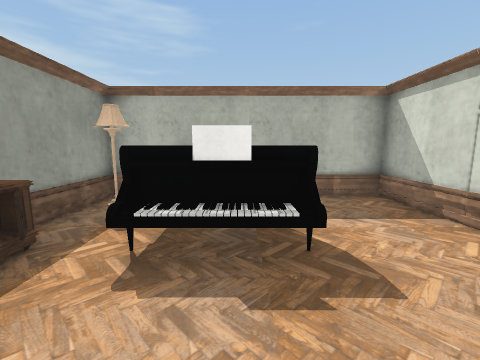
view 1 (above)

12 first-person views from a walk through a scene from a Unity 3-D project. The camera is 1.3 m above the floor, tilts 8° down and sees 90° across. Doors are open. The floor is counted in squares, 1 m on a side. Each view is taken from the middle of a square. On the plan, view 1 faces up. The plan holds only what a view shows up to about 12 squares ahead; the rest is blank. The player is left out. Some surface patterns are stand-ins.

view 2
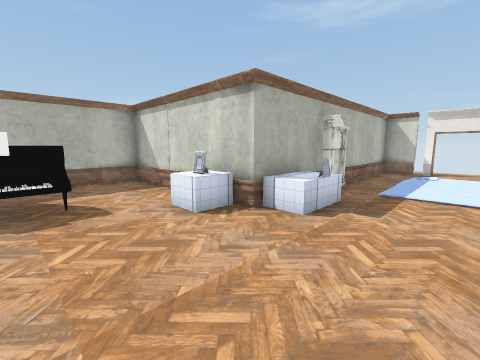

view 3
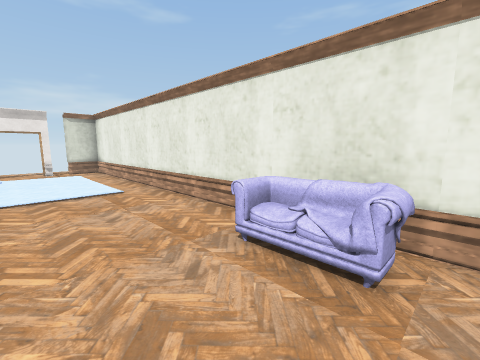

view 4
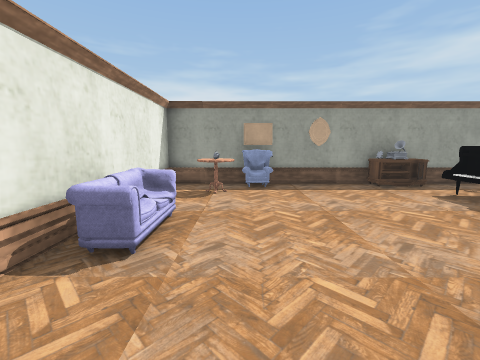

view 5
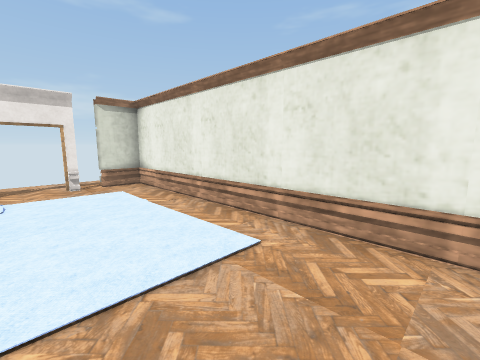

view 6
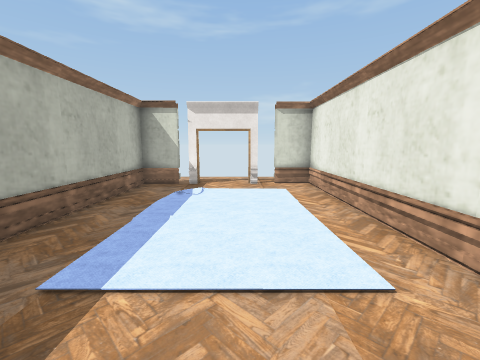

view 7
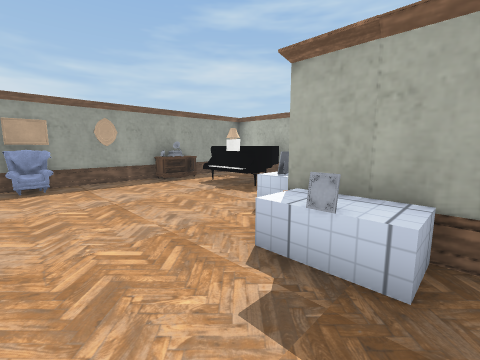

view 8
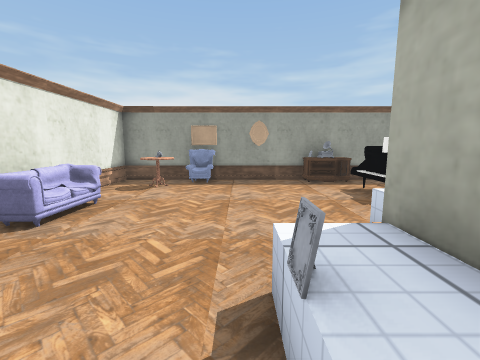

view 9
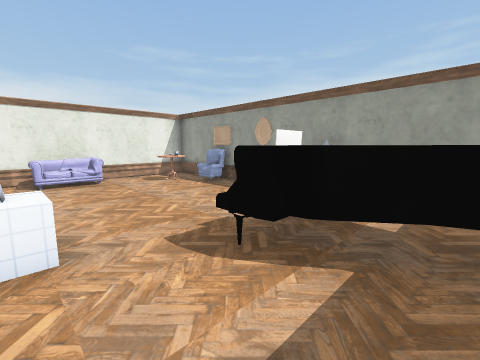

view 10
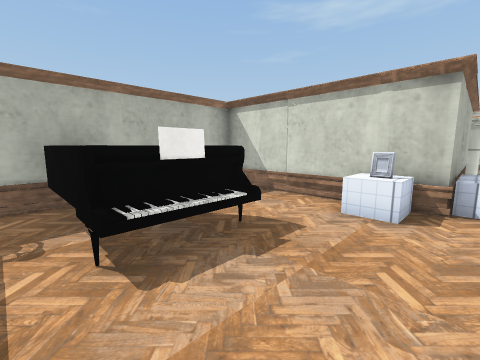

view 11
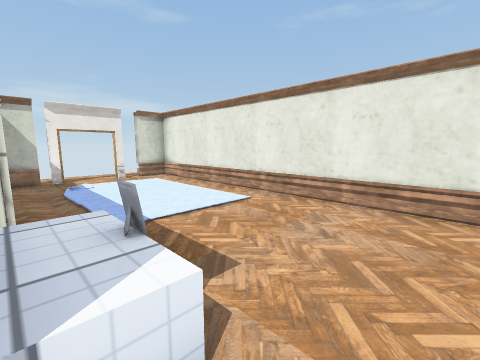

view 12
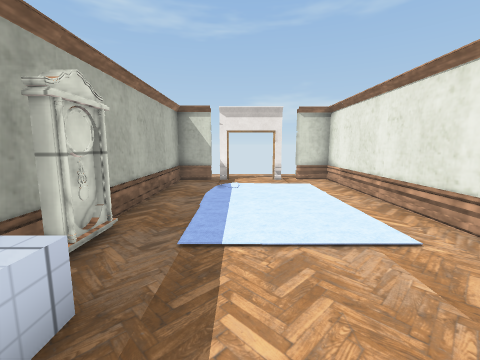

### Floor plan
Points are (right, up) in squares from view 1. A wall is a line through its corners. A room is listed if a view was taken in it or the views show most of it. See-through windows are left out.
Room 1 (views 1, 2, 3, 4, 5, 6, 7, 8, 9, 10, 11, 12)
walls: (7.4, 0) (6.8, 0.1); (7.5, 0.2) (6.8, 0.2); (7.6, -0.1) (7.1, 0.1) (6.7, -0.1); (7.6, 0) (6.5, 0); (13.3, -1) (13.3, 0.4) (3.8, 0.4) (3.8, 6.4) (-3.4, 6.4) (-3.4, -5.5) (13.4, -5.5) (13.4, -4.1); (13.4, -1) (13.4, 0.4); (13.4, -1.6) (13.4, -1.1); (13.4, -3.7) (13.4, -3.2)
low walls: (4, -0.8) (4, 0.4); (3.8, 0.9) (2.7, 0.9) (2.7, 1.8) (3.1, 1.8)
ways out: open door at (13.5, -2.5)
objects: other object (-3, -3); other object (-3, -2); other object (-3, 2); other object (-3, 3); other object (-2, -4) to (-1, -3); other object (-1, 3) to (1, 6); other object (1, -5) to (1, -4); other object (5, -1); other object (7, -4) to (12, -1)

Where each view was taken, in squares from view 1:
view 1: 0 up, 0 right, facing up
view 2: 3 down, 0 right, facing up-right
view 3: 2 down, 0 right, facing down-right
view 4: 3 down, 5 right, facing left
view 5: 2 down, 5 right, facing down-right
view 6: 3 down, 5 right, facing right
view 7: 3 down, 6 right, facing up-left
view 8: 1 down, 6 right, facing left
view 9: 5 up, 3 right, facing down-left
view 10: 0 up, 2 left, facing up-right
view 11: 0 up, 3 right, facing down-right
view 12: 2 down, 4 right, facing right
